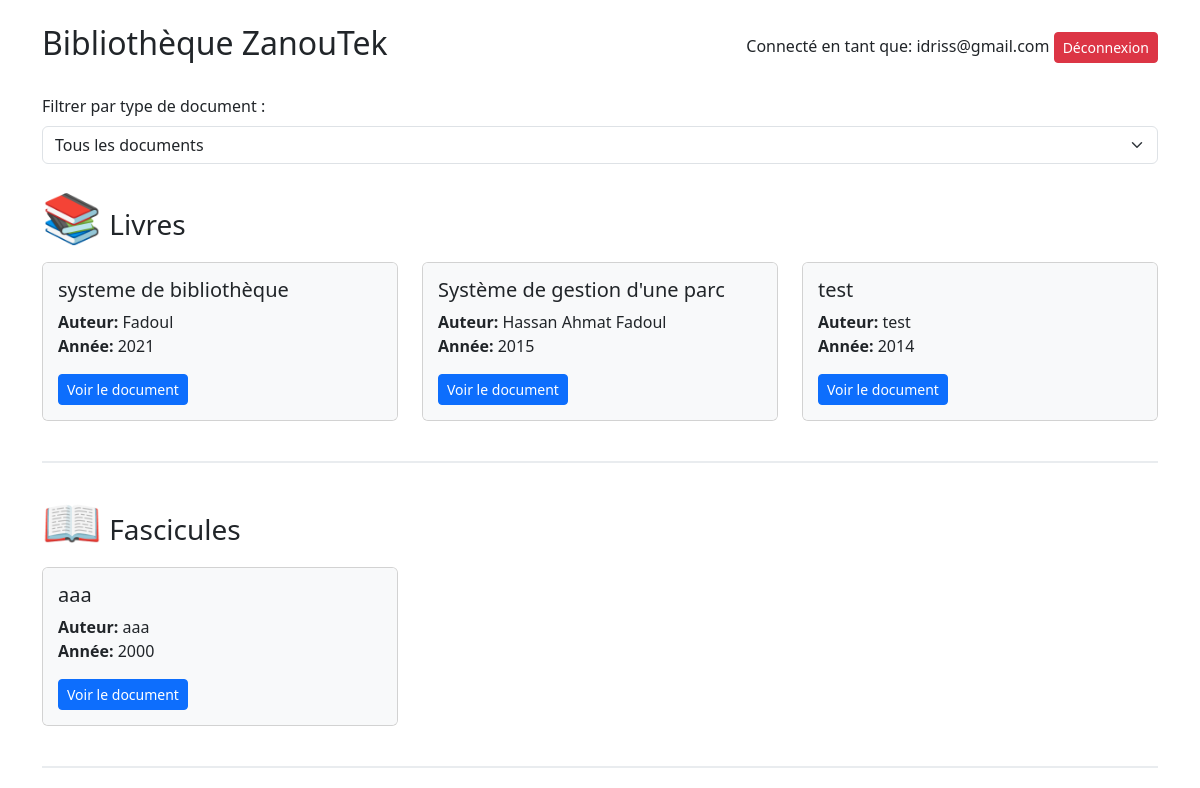
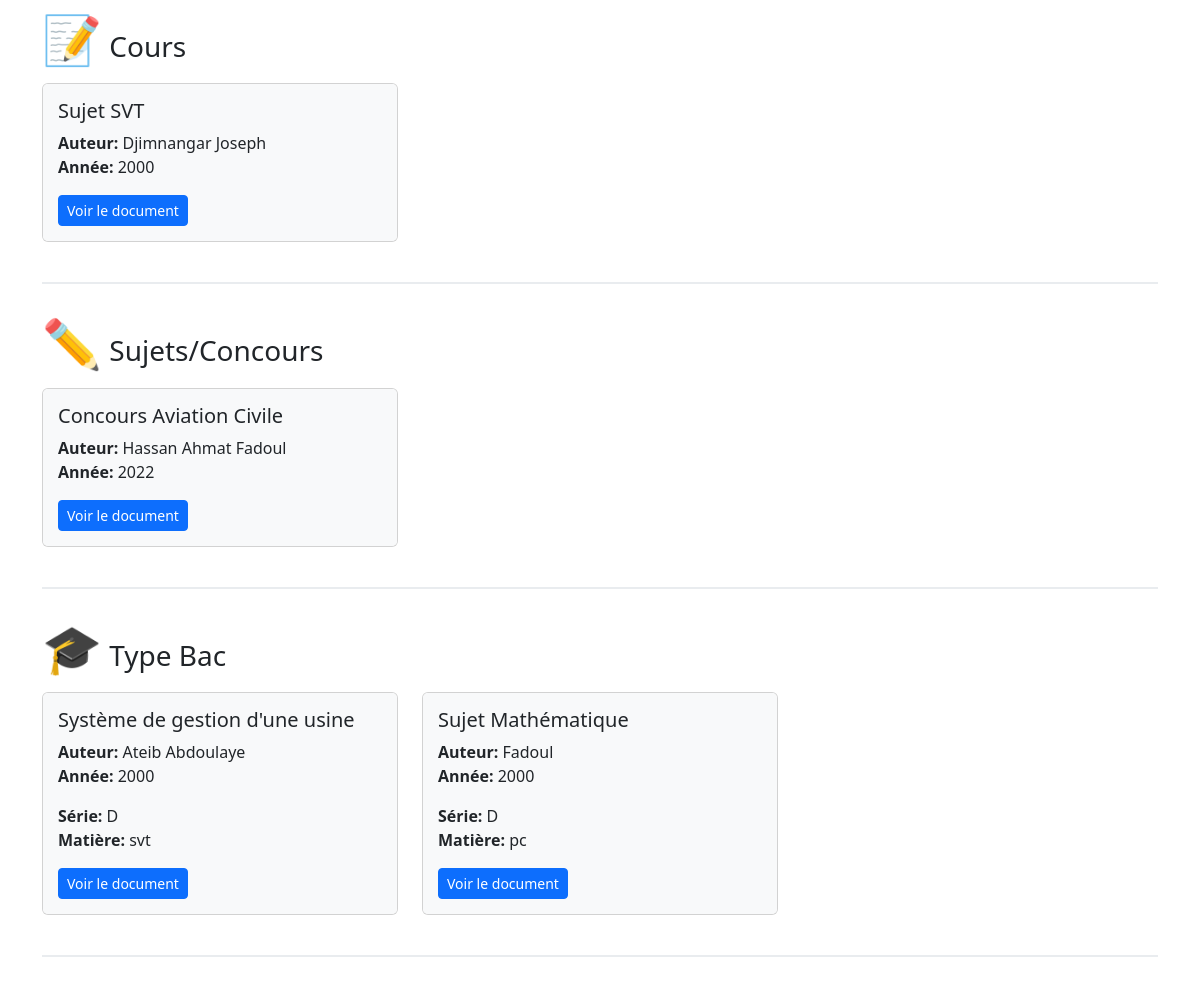
Page /acueil_utilisateur.php (signed in) on the committed database (2 pictures, top to bottom).
### tables this page shows
CREATE TABLE `documents` (
  `id` int(11) NOT NULL,
  `titre` varchar(255) NOT NULL,
  `auteur` varchar(100) NOT NULL,
  `universite` varchar(100) DEFAULT NULL,
  `annee` int(11) NOT NULL,
  `type_document` enum('livre','type_bac','fascicule','cours','sujet') NOT NULL,
  `serie` enum('A','C','D','G') DEFAULT NULL,
  `niveau` enum('A','F','autre') DEFAULT NULL,
  `matiere` enum('math','pc','svt','arabe') DEFAULT NULL,
  `fichier` varchar(255) NOT NULL,
  `date_creation` timestamp NOT NULL DEFAULT current_timestamp(),
  `statut` enum('en_attente','approuve','rejete') DEFAULT 'en_attente'
);

### acueil_utilisateur.php (the view, shortened to what this page needs)
<?php
include 'bd/config.php';
$types = [
    "livre" => ["titre" => "Livres", "icon" => "📚"],
    "fascicule" => ["titre" => "Fascicules", "icon" => "📖"],
    "cours" => ["titre" => "Cours", "icon" => "📝"],
    "sujet" => ["titre" => "Sujets/Concours", "icon" => "✏️"],
    "type_bac" => ["titre" => "Type Bac", "icon" => "🎓"]
];
$sql = "SELECT * FROM documents ORDER BY type_document, annee DESC";
$stmt = $pdo->query($sql);
$documents = $stmt->fetchAll(PDO::FETCH_ASSOC);
$groupedDocuments = [];
foreach ($documents as $doc) {
    $type = $doc['type_document'];
    $groupedDocuments[$type][] = $doc;
}
?>
<!DOCTYPE html>
<html lang="fr">
<head>
    <link rel="stylesheet" href="https://cdn.jsdelivr.net/npm/bootstrap@5.3.3/dist/css/bootstrap.min.css">
</head>
<body>
    <div class="container">
        <div class="d-flex justify-content-between align-items-center my-4">
            <h2>Bibliothèque ZanouTek</h2>
            <div>
                <span>Connecté en tant que: <?= htmlspecialchars($_SESSION['user_email']) ?></span>
                <a href="deconnexion.php" class="btn btn-danger btn-sm ml-2">Déconnexion</a>
            </div>
        </div>
        <div class="mb-4">
            <label for="typeFilter" class="form-label">Filtrer par type de document :</label>
            <select id="typeFilter" class="form-select">
                <option value="">Tous les documents</option>
            </select>
        </div>
        <?php foreach ($types as $typeKey => $typeInfo) : ?>
            <?php if (!empty($groupedDocuments[$typeKey])) : ?>
                <div class="document-type-section" data-type="<?= $typeKey ?>">
                    <h3 class="mb-3">
                        <span class="document-icon"><?= $typeInfo['icon'] ?></span>
                        <?= $typeInfo['titre'] ?>
                    </h3>
                    <div class="row">
                        <?php foreach ($groupedDocuments[$typeKey] as $doc) : ?>
                            <div class="col-md-4">
                                <div class="card document-card">
                                    <div class="document-details">
                                        <h5><?= $doc['titre'] ?></h5>
                                        <p>
                                            <strong>Auteur:</strong> <?= $doc['auteur'] ?><br>
                                            <strong>Année:</strong> <?= $doc['annee'] ?>
                                        </p>
                                        <?php if ($typeKey === 'type_bac'): ?>
                                            <p>
                                                <strong>Série:</strong> <?= $doc['serie'] ?? 'N/A' ?><br>
                                                <strong>Matière:</strong> <?= $doc['matiere'] ?? 'N/A' ?>
                                            </p>
                                        <?php endif; ?>
                                        <a href="uploads/<?= $doc['fichier'] ?>"
                                           target="_blank" class="btn btn-sm btn-primary">
                                            Voir le document
                                        </a>
                                    </div>
                                </div>
                            </div>
                        <?php endforeach; ?>
                    </div>
                </div>
            <?php endif; ?>
        <?php endforeach; ?>
    </div>
</body>
</html>

### acueil_utilisateur.php (style rules this page uses)
.document-card { transition: transform 0.3s ease, box-shadow 0.3s ease; margin-bottom: 20px; overflow: hidden; }
.document-icon { font-size: 3rem; margin-bottom: 15px; }
.document-details { padding: 15px; background-color: #f8f9fa; }
.document-type-section { margin-bottom: 30px; border-bottom: 2px solid #e9ecef; padding-bottom: 20px; }

### rows in the picture
documents: titre "systeme de bibliothèque", auteur "Fadoul", annee "2021"
documents: titre "Système de gestion d'une parc", auteur "Hassan Ahmat Fadoul", annee "2015"
documents: titre "test", auteur "test", annee "2014"
documents: titre "aaa", auteur "aaa", annee "2000"
documents: titre "Sujet SVT", auteur "Djimnangar Joseph", annee "2000"
documents: titre "Concours Aviation Civile", auteur "Hassan Ahmat Fadoul", annee "2022"
documents: titre "Système de gestion d'une usine", auteur "Ateib Abdoulaye", annee "2000", serie "D", matiere "svt"
documents: titre "Sujet Mathématique", auteur "Fadoul", annee "2000", serie "D", matiere "pc"

### other values in the picture
$_SESSION['user_email'] "idriss@gmail.com"
$typeInfo['icon'] "📚"
$typeInfo['titre'] "Livres"
$typeInfo['icon'] "📖"
$typeInfo['titre'] "Fascicules"
$typeInfo['icon'] "📝"
$typeInfo['titre'] "Cours"
$typeInfo['icon'] "✏️"
$typeInfo['titre'] "Sujets/Concours"
$typeInfo['icon'] "🎓"
$typeInfo['titre'] "Type Bac"
